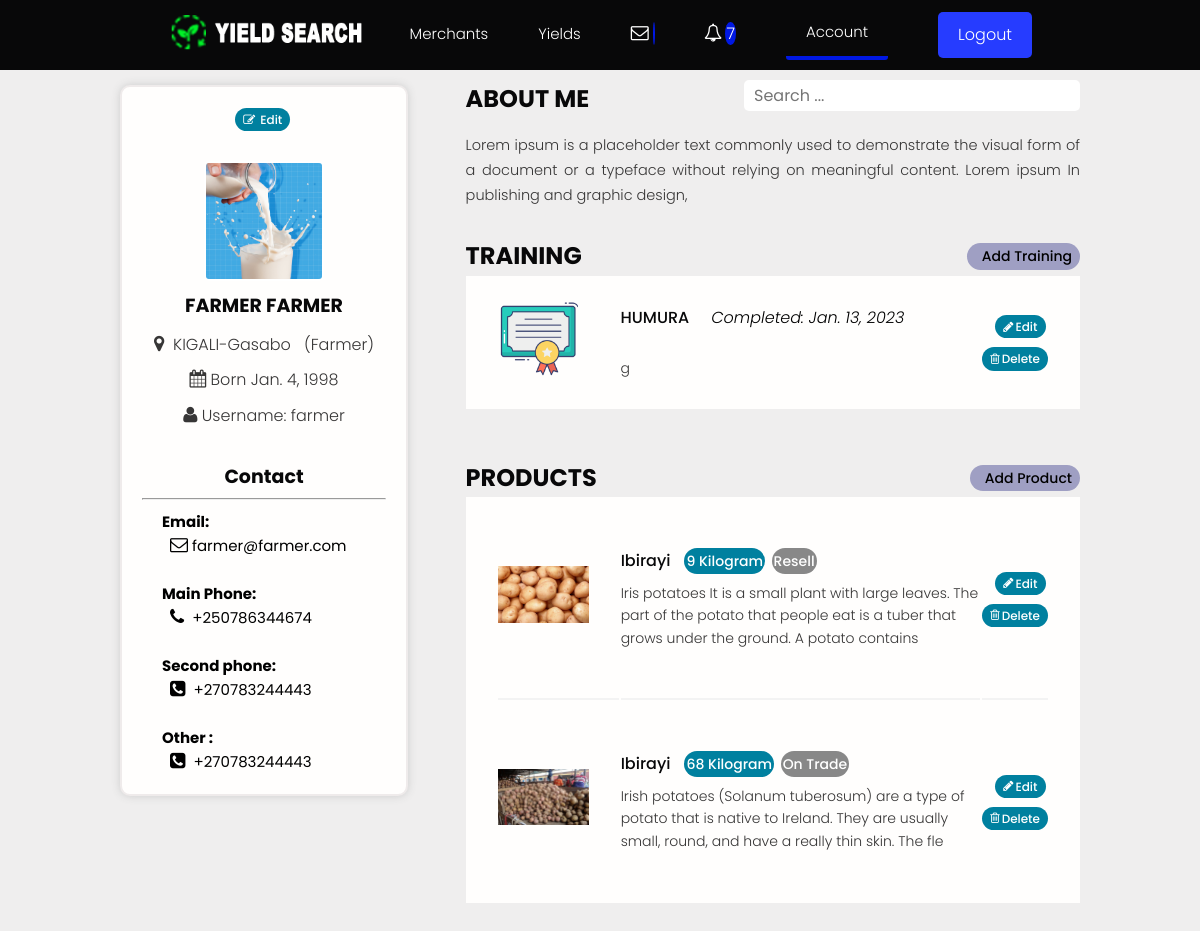
Before: /account/ (signed in) with the older database file.
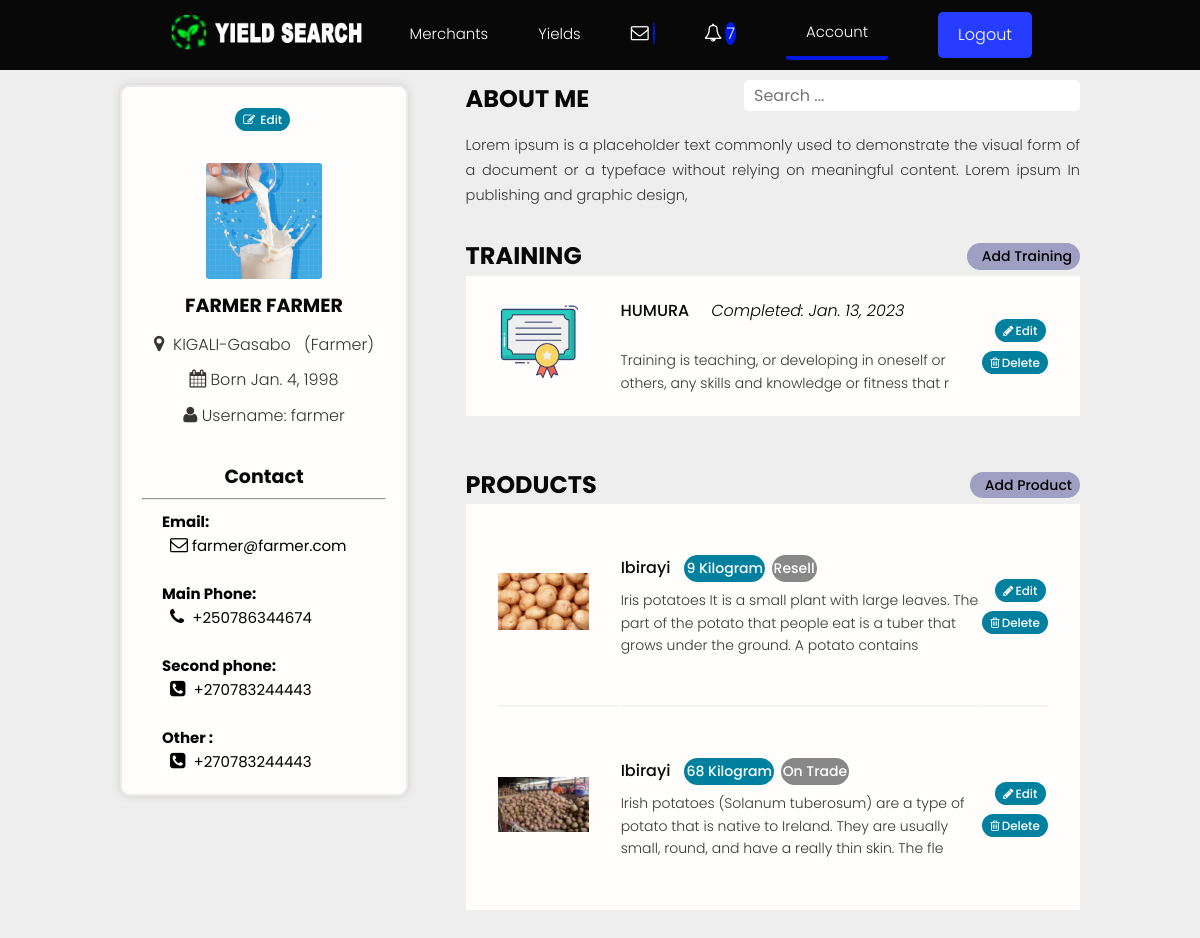
After: the same page with the newer database file.
### users/models.py (models this page shows, shortened)
class Training(models.Model):
    owner = models.ForeignKey(
        Profile, on_delete=models.CASCADE, null=True, blank=True)
    trainer = models.CharField(max_length=200, blank=True, null=True)
    certificate = models.ImageField(
        null=True, blank=True, upload_to='certificates/')
    completed = models.DateField(null=True, blank=True)
    link = models.URLField(null=True, blank=True)
    description = models.TextField(null=True, blank=True)
    created = models.DateTimeField(auto_now_add=True)
    updated = models.DateTimeField(auto_now=True)
    id = models.UUIDField(default=uuid.uuid4, unique=True,
                          primary_key=True, editable=False)
    class Meta:
        ordering = ['completed']
    @property
    def imageURL(self):
        try:
            url = self.certificate.url
        except:
            url = ''
        return url

### users/views.py (the view)
# urls.py: path('account/', views.userAccount, name="account"),
@login_required(login_url='login')
def userAccount(request):
    if request.user.is_staff:
        return redirect('/admin/')
    profile = request.user.profile
    trainings = profile.training_set.all()
    products = profile.owner.all().exclude(instock=None)
    if profile.bio == '':
        messages.info(request, "Complete Profile to be found")
        return redirect('account')
    context = {'profile': profile, 'trainings': trainings, 'products': products}
    return render(request, 'users/account.html', context)

### products/models.py (called while the page is built)
    @property
    def imageURL(self):
        try:
            url = self.featured_image.url
        except:
            url = ''
        return url

### users/models.py (called while the page is built)
    @property
    def imageURL(self):
        try:
            url = self.profile_image.url
        except:
            url = ''
        return url

### users/templates/users/account.html (shortened to what the changed rows need)
{% extends 'main.html' %}
{% load static %}
{% load humanize %}
{% block content %}
<main class="settingsPage profile my-md">
  <div class="container">
    <div class="layout">
      <div class="column column--2of3">
        <table class="settings__table"  id="MyTable">
          {% if trainings %}
          {% for training in trainings %}
          <tr class="chk-th">
            <td class="settings__thumbnail">
            <a href="{{training.imageURL}}"><img src=" {% static 'images/certificates/certificate.png' %} "  style="height: 8rem;" alt="Training Thumbnail" /></a>
            </td>
            <td class="settings__tableInfo" >
              <a href="#">{{training.trainer}}</a> &nbsp; <span class="black"> Completed: {{training.completed}}</span><br><br>
              <p>{{training.description|slice:"100"}}</p>
            </td>
            <td class="settings__tableActions">
              <a class="tag tag--pill tag--main settings__btn" href="{% url 'update-training' training.id %}"><i
                  class="fa icon-pencil"></i> Edit</a>
              <a class="tag tag--pill tag--main settings__btn"
                href="{% url 'delete-training' training.id %}?next=/account"><i class="fa icon-trash"></i>
                Delete</a>
            </td>
          </tr>
          {% endfor %}
          {% else %}
                <p id="no-data">No Data yet</p>
          {% endif %}
        </table>
      </div>
    </div>
  </div>
</main>
{% endblock %}

Changed rows visible on the page:
changed Training "HUMURA": description "g" → "Training is teaching, or developing in oneself or others, any skills and knowledge or fitness that r"
